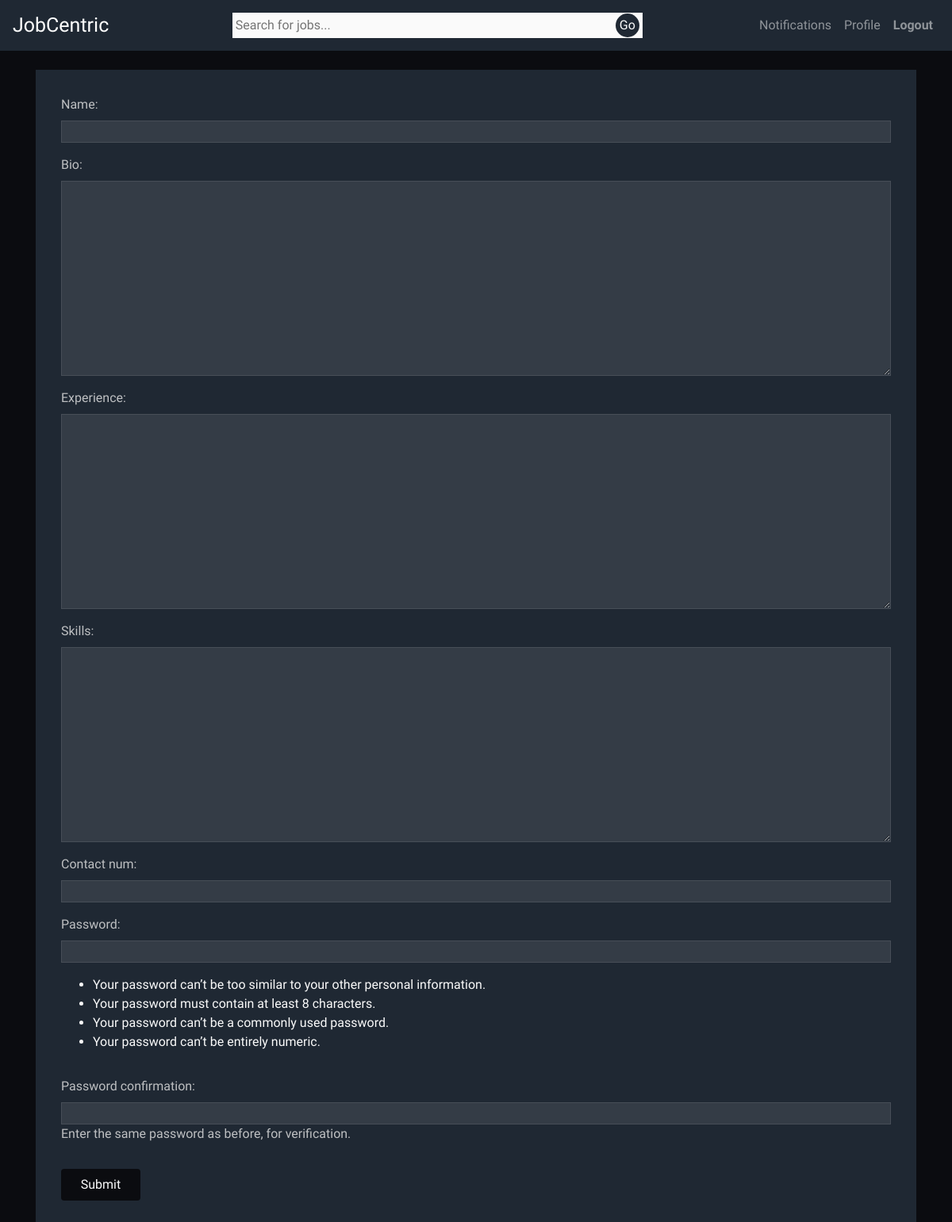
/profile/3/edit/ (signed in), run on an earlier commit of the app's database.
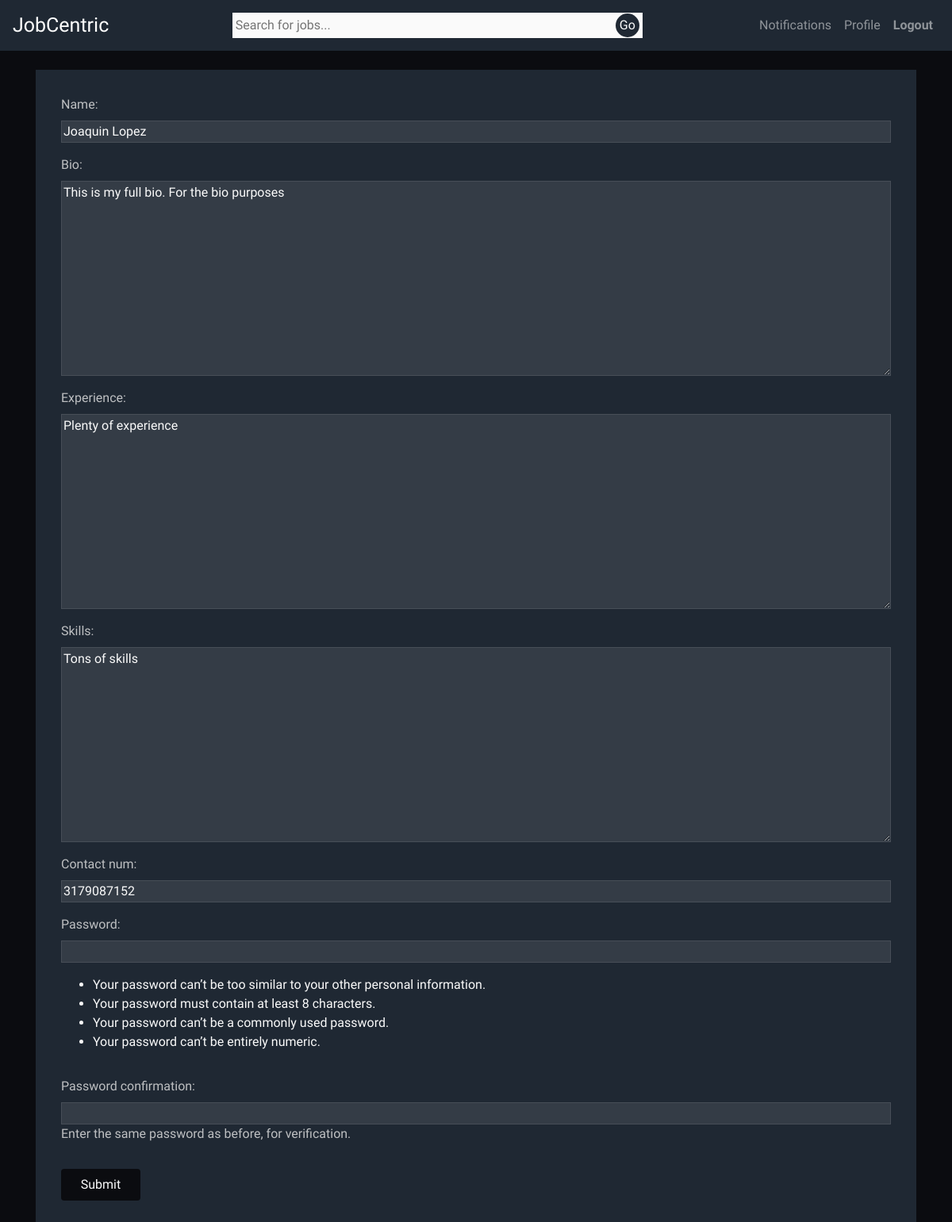
And on a later commit of the database.
### user/models.py (models this page shows, shortened)
class User(AbstractUser):
    name = models.CharField(max_length=200)
    skills = models.TextField(null=True, blank=True)
    email = models.EmailField(unique=True, blank=False)
    bio = models.TextField(null=True, blank=True)
    experience = models.TextField(null=True, blank=True)
    contact_num = models.IntegerField(null=True, blank=True)
    employee = models.CharField(choices=CHOICES, blank=True, null=True, max_length=1)
    REQUIRED_FIELDS = []

### user/views.py (the view, shortened to what this page needs)
# urls.py: path('profile/<int:id>/edit/', views.edit_profile, name="edit_profile"),
@login_required
def edit_profile(request, id):
    prof = User.objects.get(id=id)
    form = EditProfileForm(initial={
        'name': prof.name,
        'username': prof.username,
        'email': prof.email,
        'bio': prof.bio,
        'experience': prof.experience,
        'skills': prof.skills,
        'contact_num': prof.contact_num,
    })
    return render(request, "edit_profile.html", {"form": form})

### user/forms.py
class EditProfileForm(UserCreationForm):
    class Meta:
        model = User
        fields = "name",  "bio", "experience", "skills", "contact_num"

### templates/edit_profile.html (shortened to what this page needs)
{% extends 'base_template.html' %}{% block content %}
<div class="edit-profile__container">
  <form id="edit-profile__form" method="post" action="">
    <table>
      {{form.as_p}}
    </table>
    <button id="submit-edit" type="submit">Submit</button>
  </form>
</div>
{% endblock %}

What changed in the data, as far as the page shows it:
now on this page (row edited): User: name "Joaquin Lopez", bio "This is my full bio. For the bio purposes", experience "Plenty of experience", skills "Tons of skills", contact_num "3179087152"
